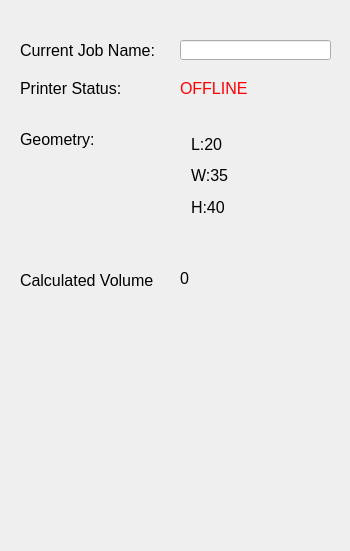
<?xml version="1.0" encoding="UTF-8"?>
<ui version="4.0">
 <class>workspaceinfo</class>
 <widget class="QWidget" name="workspaceinfo">
  <property name="geometry">
   <rect>
    <x>0</x>
    <y>0</y>
    <width>350</width>
    <height>551</height>
   </rect>
  </property>
  <property name="sizePolicy">
   <sizepolicy hsizetype="Preferred" vsizetype="Preferred">
    <horstretch>0</horstretch>
    <verstretch>0</verstretch>
   </sizepolicy>
  </property>
  <property name="minimumSize">
   <size>
    <width>0</width>
    <height>0</height>
   </size>
  </property>
  <property name="maximumSize">
   <size>
    <width>16777215</width>
    <height>16777215</height>
   </size>
  </property>
  <property name="windowTitle">
   <string>workspaceinfo</string>
  </property>
  <widget class="QLabel" name="label">
   <property name="geometry">
    <rect>
     <x>20</x>
     <y>40</y>
     <width>141</width>
     <height>21</height>
    </rect>
   </property>
   <property name="font">
    <font>
     <family>Arial</family>
     <pointsize>12</pointsize>
    </font>
   </property>
   <property name="text">
    <string>Current Job Name:</string>
   </property>
  </widget>
  <widget class="QLabel" name="label_2">
   <property name="geometry">
    <rect>
     <x>20</x>
     <y>80</y>
     <width>141</width>
     <height>16</height>
    </rect>
   </property>
   <property name="font">
    <font>
     <family>Arial</family>
     <pointsize>12</pointsize>
    </font>
   </property>
   <property name="text">
    <string>Printer Status:</string>
   </property>
  </widget>
  <widget class="QLabel" name="label_3">
   <property name="geometry">
    <rect>
     <x>20</x>
     <y>130</y>
     <width>141</width>
     <height>101</height>
    </rect>
   </property>
   <property name="font">
    <font>
     <family>Arial</family>
     <pointsize>12</pointsize>
    </font>
   </property>
   <property name="text">
    <string>Geometry:</string>
   </property>
   <property name="alignment">
    <set>Qt::AlignLeading|Qt::AlignLeft|Qt::AlignTop</set>
   </property>
  </widget>
  <widget class="QLineEdit" name="lineEdit">
   <property name="geometry">
    <rect>
     <x>180</x>
     <y>40</y>
     <width>151</width>
     <height>20</height>
    </rect>
   </property>
  </widget>
  <widget class="QLabel" name="label_4">
   <property name="geometry">
    <rect>
     <x>180</x>
     <y>80</y>
     <width>151</width>
     <height>16</height>
    </rect>
   </property>
   <property name="palette">
    <palette>
     <active>
      <colorrole role="WindowText">
       <brush brushstyle="SolidPattern">
        <color alpha="255">
         <red>255</red>
         <green>0</green>
         <blue>4</blue>
        </color>
       </brush>
      </colorrole>
     </active>
     <inactive>
      <colorrole role="WindowText">
       <brush brushstyle="SolidPattern">
        <color alpha="255">
         <red>255</red>
         <green>0</green>
         <blue>4</blue>
        </color>
       </brush>
      </colorrole>
     </inactive>
     <disabled>
      <colorrole role="WindowText">
       <brush brushstyle="SolidPattern">
        <color alpha="255">
         <red>120</red>
         <green>120</green>
         <blue>120</blue>
        </color>
       </brush>
      </colorrole>
     </disabled>
    </palette>
   </property>
   <property name="font">
    <font>
     <family>Arial</family>
     <pointsize>12</pointsize>
    </font>
   </property>
   <property name="text">
    <string>OFFLINE</string>
   </property>
  </widget>
  <widget class="QLabel" name="label_8">
   <property name="geometry">
    <rect>
     <x>20</x>
     <y>250</y>
     <width>141</width>
     <height>61</height>
    </rect>
   </property>
   <property name="font">
    <font>
     <family>Arial</family>
     <pointsize>12</pointsize>
    </font>
   </property>
   <property name="text">
    <string>Calculated Volume</string>
   </property>
  </widget>
  <widget class="QLabel" name="label_9">
   <property name="geometry">
    <rect>
     <x>180</x>
     <y>270</y>
     <width>151</width>
     <height>16</height>
    </rect>
   </property>
   <property name="font">
    <font>
     <family>Arial</family>
     <pointsize>12</pointsize>
    </font>
   </property>
   <property name="text">
    <string>0</string>
   </property>
  </widget>
  <widget class="QWidget" name="">
   <property name="geometry">
    <rect>
     <x>180</x>
     <y>120</y>
     <width>151</width>
     <height>111</height>
    </rect>
   </property>
   <layout class="QVBoxLayout" name="verticalLayout">
    <item>
     <widget class="QLabel" name="label_5">
      <property name="font">
       <font>
        <family>Arial</family>
        <pointsize>12</pointsize>
       </font>
      </property>
      <property name="text">
       <string>L:20</string>
      </property>
     </widget>
    </item>
    <item>
     <widget class="QLabel" name="label_6">
      <property name="font">
       <font>
        <family>Arial</family>
        <pointsize>12</pointsize>
       </font>
      </property>
      <property name="text">
       <string>W:35</string>
      </property>
     </widget>
    </item>
    <item>
     <widget class="QLabel" name="label_7">
      <property name="font">
       <font>
        <family>Arial</family>
        <pointsize>12</pointsize>
       </font>
      </property>
      <property name="text">
       <string>H:40</string>
      </property>
     </widget>
    </item>
   </layout>
  </widget>
 </widget>
 <layoutdefault spacing="6" margin="11"/>
 <resources/>
 <connections/>
</ui>
